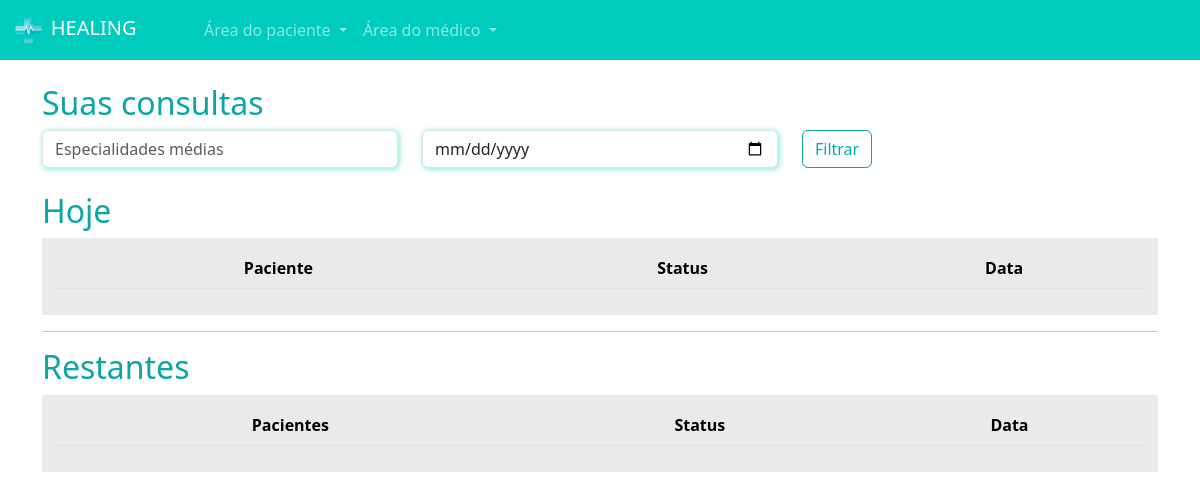
Page /medicos/consultas_medico/ (signed in) on the earlier database version.
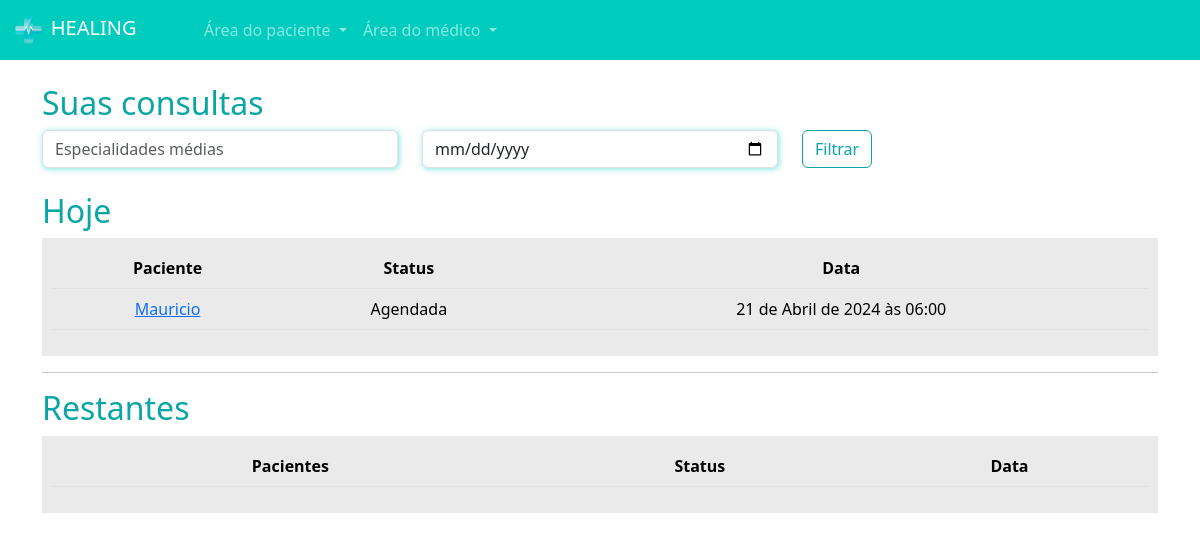
Same page on the later database version.
### paciente/models.py (models this page shows, shortened)
class Consulta(models.Model):
    status_choices = (
        ('A', 'Agendada'),
        ('F', 'Finalizada'),
        ('C', 'Cancelada'),
        ('I', 'Iniciada')
     )
    paciente = models.ForeignKey(User, on_delete=models.DO_NOTHING)
    data_aberta = models.ForeignKey(DatasAbertas, on_delete=models.DO_NOTHING)
    status = models.CharField(max_length=1, choices=status_choices, default='A')
    link = models.URLField(null=True, blank=True)

### medico/models.py (models this page shows, shortened)
class DatasAbertas(models.Model):
    data = models.DateTimeField()
    user = models.ForeignKey(User, on_delete=models.DO_NOTHING)
    agendado = models.BooleanField(default=False)

### medico/views.py (the view)
# urls.py: path('consultas_medico/', views.consultas_medico, name="consultas_medico"),
def consultas_medico(request):
    if not is_medico(request.user):
        messages.add_message(request, constants.WARNING, 'Somente médicos podem abrir horários')
        return redirect('/usuarios/sair')
    hoje = datetime.now().date()
    consultas_hoje = Consulta.objects.filter(data_aberta__user=request.user).filter(data_aberta__data__gte=hoje).filter(data_aberta__data__lt=hoje + timedelta(days=1))
    consultas_restantes = Consulta.objects.exclude(id__in=consultas_hoje.values('id')).filter(data_aberta__user=request.user)
    print(consultas_hoje.values('id'))
    return render(request, 'consultas_medico.html', {'consultas_hoje': consultas_hoje, 'consultas_restantes': consultas_restantes, 'is_medico': is_medico(request.user)})

### medico/models.py (called while the page is built)
def  is_medico(user):
    return DadosMedico.objects.filter(user=user).exists()

### medico/templates/consultas_medico.html (shortened to what this page needs)
{% extends "base.html" %}
{% load static %}
{% block 'head' %}
    <link rel="stylesheet" href="{% static 'medicos/css/abrir_horario.css' %}">
    <link rel="stylesheet" href="{% static 'usuarios/css/usuarios.css' %}">
    <link rel="stylesheet" href="{% static 'medicos/css/cadastro_medico.css' %}">
    <link rel="stylesheet" href="{% static 'pacientes/css/home.css' %}">
    <link rel="stylesheet" href="https://cdn.jsdelivr.net/npm/bootstrap-icons@1.11.3/font/bootstrap-icons.min.css">
{% endblock 'head' %}
{% block 'body' %}
    {% include 'partials/navbar.html' %}
    <div class="container">
        <br>
        <h2><span class="color-dark">Suas consultas</span></h2>
        <div class="row">
            <div class="col-md">
                <input type="text" name="especialidades" id="" class="form-control shadow-main-color" placeholder="Especialidades médias">
            </div>
            <div class="col-md">
                <input type="date" name="data" id="" class="form-control shadow-main-color" placeholder="Data da consulta">
            </div>
            <div class="col-md">
                <input type="submit" value="Filtrar" class="btn btn-dark-color-outline">
            </div>
        </div>
        <br>
        <h2><span class="color-dark">Hoje</span></h2>
        <div class="list-minhas-consultas">
            <table class="table">
                <thead>
                  <tr>
                    <th scope="col">Paciente</th>
                    <th scope="col">Status</th>
                    <th scope="col">Data</th>
                  </tr>
                </thead>
                <tbody>
                    {% for consulta in consultas_hoje  %}
                        <tr>
                            <td><a href="{% url 'consulta_area_medico' consulta.id %}">{{consulta.paciente}}</a></td>
                            <td>{{consulta.get_status_display}}</td>
                            <td>{{consulta.data_aberta.data}}</td>
                        </tr>
                    {% endfor %}
                </tbody>
              </table>
        </div>
        <hr>
        <h2><span class="color-dark">Restantes</span></h2>
        <div class="list-minhas-consultas">
            <table class="table">
                <thead>
                  <tr>
                    <th scope="col">Pacientes</th>
                    <th scope="col">Status</th>
                    <th scope="col">Data</th>
                  </tr>
                </thead>
              </table>
        </div>
    </div>
{% endblock 'body' %}

Differences in the rows shown:
added Consulta: paciente "Mauricio", status "Agendada", data_aberta.data "21 de Abril de 2024 às 06:00"
